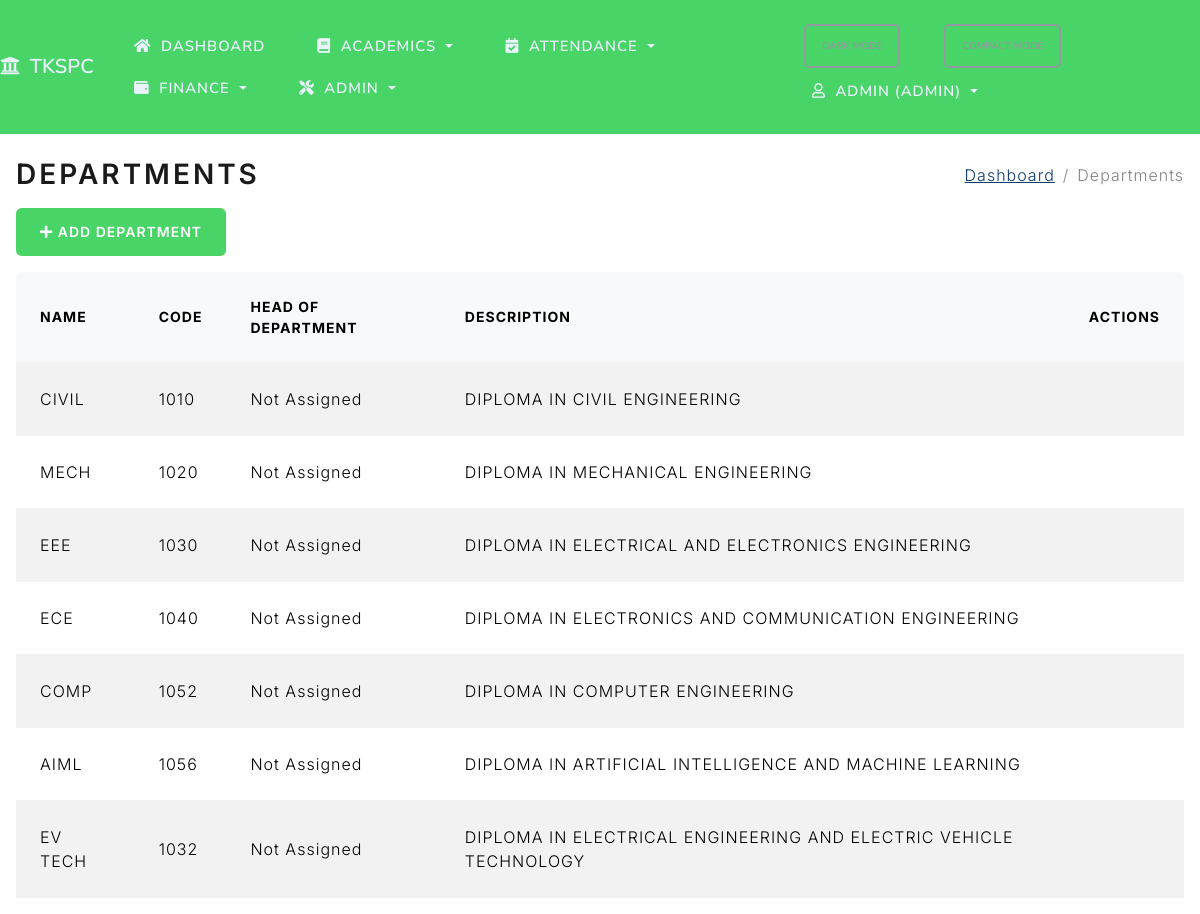
Screenshot of /departments (signed in) with the database file from the repository.
### project/models.py (models this page shows, shortened)
class Department(db.Model):
    id = db.Column(db.Integer, primary_key=True)
    name = db.Column(db.String(100), nullable=False, unique=True)
    code = db.Column(db.String(20), unique=True)
    description = db.Column(db.Text)
    head_of_department_id = db.Column(db.Integer, db.ForeignKey('teacher.id'), nullable=True)
    students = db.relationship('Student', backref='department', lazy=True, foreign_keys='Student.department_id')
    teachers = db.relationship('Teacher', backref='department', lazy=True, foreign_keys='Teacher.department_id')
    courses = db.relationship('Course', backref='department', lazy=True, foreign_keys='Course.department_id')
    subjects = db.relationship('Subject', backref='department', lazy=True, foreign_keys='Subject.department_id')

### project/routes.py (the view)
@app.route('/departments')
@crud_required('department', 'read')
def list_departments():
    departments = Department.query.all()
    return render_template('departments.html', departments=departments)

### project/routes.py (called while the page is built)
def crud_required(resource: str, action: str):
    def decorator(fn):
        @wraps(fn)
        def wrapper(*args, **kwargs):
            if not session.get('logged_in'):
                flash('Please log in to access this page.', 'warning')
                return redirect(url_for('login', next=request.path))
            role = session.get('role')
            allowed = CRUD_PERMISSIONS.get(resource, {}).get(action, [])
            if role not in allowed:
                flash('You are not authorized to perform this action.', 'danger')
                return redirect(url_for('index'))
            return fn(*args, **kwargs)
        return wrapper
    return decorator

### project/templates/departments.html (shortened to what this page needs)
{% extends "base.html" %}
{% block page_title %}<h2 class="mb-0">Departments</h2>{% endblock %}
{% block breadcrumbs %}
  <li class="breadcrumb-item"><a href="{{ url_for('dashboard') }}">Dashboard</a></li>
  <li class="breadcrumb-item active" aria-current="page">Departments</li>
{% endblock %}
{% block content %}
    <div class="row mb-3">
        <div class="col-md-12">
            {% if session.get('role') == 'admin' %}
            <a href="{{ url_for('add_department') }}" class="btn btn-primary float-right"><i class="fas fa-plus"></i> Add Department</a>
            {% endif %}
        </div>
    </div>
    <div class="table-responsive">
        <table class="table table-striped table-hover">
            <thead>
                <tr>
                    <th>Name</th>
                    <th>Code</th>
                    <th>Head of Department</th>
                    <th>Description</th>
                    <th>Actions</th>
                </tr>
            </thead>
            <tbody>
                {% for dept in departments %}
                <tr>
                    <td>{{ dept.name }}</td>
                    <td>{{ dept.code }}</td>
                    <td>{{ dept.head_of_department.name if dept.head_of_department else 'Not Assigned' }}</td>
                    <td>{{ dept.description or '-' }}</td>
                    <td>
                    </td>
                </tr>
                {% endfor %}
            </tbody>
        </table>
    </div>
{% endblock %}

### project/static/css/app.css (style rules this page uses)
:root { --bg: #ffffff; --text: #1f2937; --muted: #6b7280; --card-bg: #ffffff; --card-shadow: 0 0.35rem 0.9rem rgba(0,0,0,0.08); --table-header-bg: #f8f9fa; --tkspc-primary: #49d468; --tkspc-secondary: #f39c12; --tkspc-accent: #1abc9c; --link: #0b3a6d; --link-hover: #072a4d; }
body { background-color: var(--bg); color: var(--text); }
a { color: var(--link); }
table.table thead th { background-color: var(--table-header-bg); }
table.table td, table.table th { vertical-align: middle; }
.table-responsive { border-radius: 0.35rem; overflow-x: auto; -webkit-overflow-scrolling: touch; }
.btn { border-radius: 0.35rem; }
.btn-primary { background-color: var(--tkspc-primary); border-color: var(--tkspc-primary); }
.breadcrumb .breadcrumb-item a { color: var(--link); }

### rows the page displays
Department: name "CIVIL", code "1010", head_of_department "Not Assigned", description "DIPLOMA IN CIVIL ENGINEERING"
Department: name "MECH", code "1020", head_of_department "Not Assigned", description "DIPLOMA IN MECHANICAL ENGINEERING"
Department: name "EEE", code "1030", head_of_department "Not Assigned", description "DIPLOMA IN ELECTRICAL AND ELECTRONICS ENGINEERING"
Department: name "ECE", code "1040", head_of_department "Not Assigned", description "DIPLOMA IN ELECTRONICS AND COMMUNICATION ENGINEERING"
Department: name "COMP", code "1052", head_of_department "Not Assigned", description "DIPLOMA IN COMPUTER ENGINEERING"
Department: name "AIML", code "1056", head_of_department "Not Assigned", description "DIPLOMA IN ARTIFICIAL INTELLIGENCE AND MACHINE LEARNING"
Department: name "EV TECH", code "1032", head_of_department "Not Assigned", description "DIPLOMA IN ELECTRICAL ENGINEERING AND ELECTRIC VEHICLE TECHNOLOGY"

### other values shown
{{ session.get('user') }} "ADMIN"
{{ session.get('role', 'staff') }} "ADMIN"
